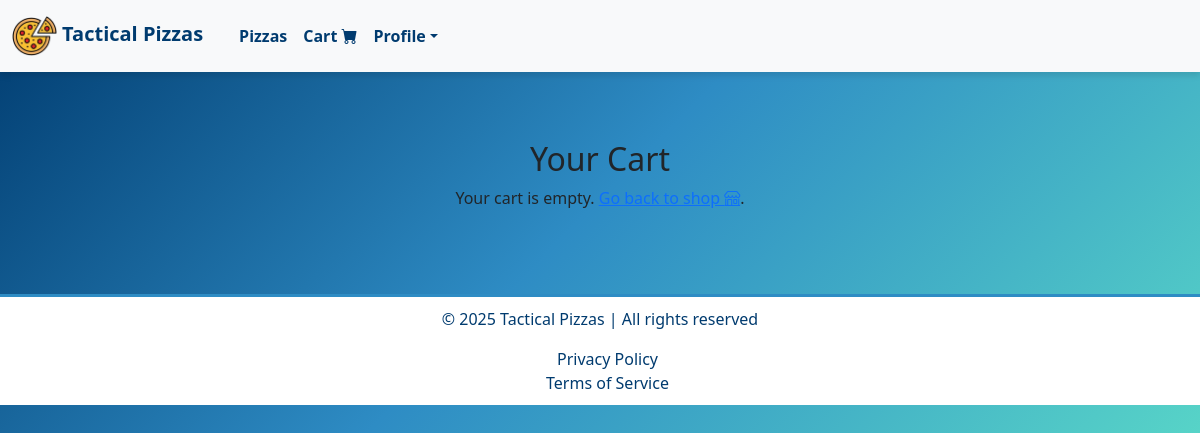
Page /products/cart/ (signed in) on the earlier database version.
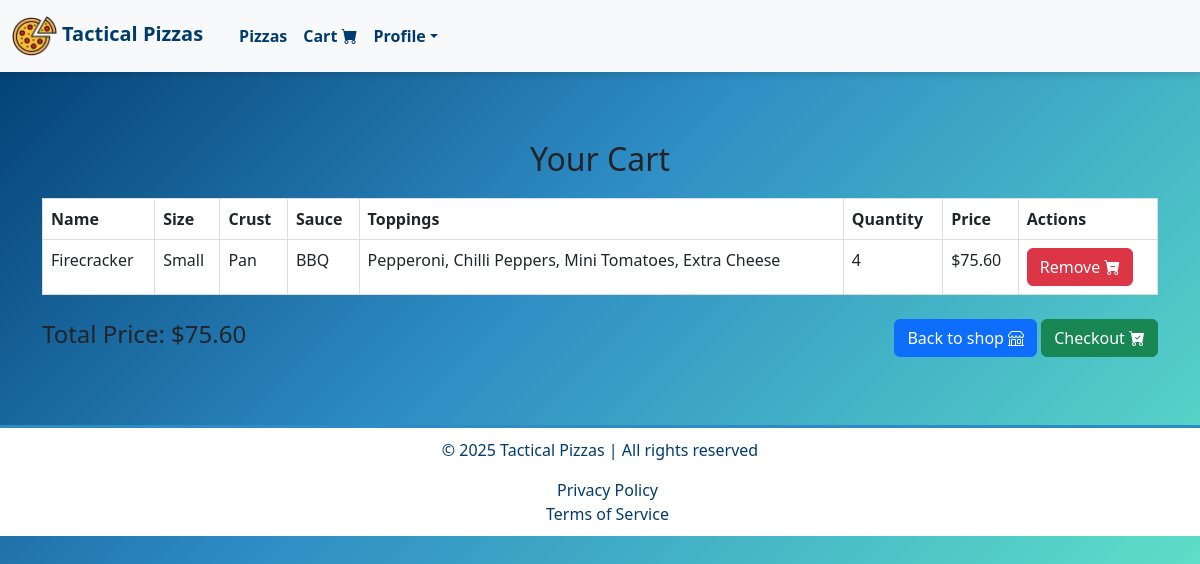
Same page on the later database version.
### products/models.py (models this page shows, shortened)
class CartItem(models.Model):
    user = models.ForeignKey(CustomUser, on_delete=models.CASCADE, related_name="cart_items")
    pizza_name = models.CharField(max_length=100)
    size = models.ForeignKey(Size, on_delete=models.CASCADE)
    crust = models.ForeignKey(Crust, on_delete=models.CASCADE)
    sauce = models.ForeignKey(Sauce, on_delete=models.CASCADE)
    toppings = models.ManyToManyField(Topping, blank=True)
    price = models.DecimalField(max_digits=6, decimal_places=2)
    quantity = models.PositiveIntegerField (default=1)

class Size(models.Model):
    name = models.CharField(max_length=20)
    multiplier = models.DecimalField(max_digits=4, decimal_places=2)  # Price multiplier based on size
    size_id = models.CharField(max_length=10, unique=True, blank=True, editable=False)

class Crust(models.Model):
    type = models.CharField(max_length=50)
    crust_id = models.CharField(max_length=10, unique=True, blank=True, editable=False)
    extra_price = models.DecimalField(max_digits=5, decimal_places=2, default=0)

class Sauce(models.Model):
    name = models.CharField(max_length=50)
    extra_price = models.DecimalField(max_digits=5, decimal_places=2, default=0)
    sauce_id = models.CharField(max_length=10, unique=True, blank=True, editable=False)

class Topping(models.Model):
    name = models.CharField(max_length=50)
    vegetarian = models.BooleanField(default=False)
    extra_price = models.DecimalField(max_digits=5, decimal_places=2, default=0)
    topping_id = models.CharField(max_length=10, unique=True, blank=True, editable=False)

### products/views.py (the view, shortened to what this page needs)
# urls.py: path('cart/', views.cart, name='cart'), # Cart Page url
@cache_control(no_cache=True, must_revalidate=True, no_store=True)
@login_required
def cart(request):
    cart_items = CartItem.objects.filter(user=request.user)
    total_price = sum(item.price for item in cart_items)
    return render(request, 'products/cart.html', {'cart_items': cart_items, 'total_price': total_price})

### register/context_processors.py (called while the page is built)
def auth_forms(request):
    return {
        'login_form': AuthenticationForm(),
        'register_form': NewUserForm(),
    }

def update_profile_form(request):
    if request.user.is_authenticated:
        return {'update_profile_form': UserProfileUpdateForm(instance=request.user)}
    return {}

### products/templates/products/cart.html (shortened to what this page needs)
{% extends "layout.html" %}
{% load static %}
{% block navbar %}
    {% include "navbar.html" %}
{% endblock %}
{% block body %}
<div class="container my-5">
    <h2>Your Cart</h2>
    {% if cart_items %}
        <table class="table">
            <thead>
                <tr>
                    <th>Name</th>
                    <th>Size</th>
                    <th>Crust</th>
                    <th>Sauce</th>
                    <th>Toppings</th>
                    <th>Quantity</th>
                    <th>Price</th>
                    <th>Actions</th>
                </tr>
            </thead>
            <tbody>
                {% for item in cart_items %}
                <tr>
                    <td>{{ item.pizza_name }}</td>
                    <td>{{ item.size.name }}</td>
                    <td>{{ item.crust.type }}</td>
                    <td>{{ item.sauce.name }}</td>
                    <td>
                        {% for topping in item.toppings.all %}
                            {{ topping.name }}{% if not forloop.last %}, {% endif %}
                        {% endfor %}
                    </td>
                    <td>{{ item.quantity }}</td>
                    <td>${{ item.price }}</td>
                    <td>
                        <form method="post">
                            <button type="submit" class="btn btn-danger">Remove <i class="bi bi-cart-dash-fill"></i></button>
                        </form>
                    </td>
                </tr>
                {% endfor %}
            </tbody>
        </table>
        <div class="d-flex justify-content-between align-items-center mt-4">
            <h4>Total Price: ${{ total_price }}</h4>
            <div>
                <a href="{% url 'index' %}" class="btn btn-primary">Back to shop <i class="bi bi-shop"></i></a>
                <a href="{% url 'checkout' %}" class="btn btn-success">Checkout <i class="bi bi-cart-check-fill"></i></a>
            </div>
        </div>
    {% else %}
        <p>Your cart is empty. <a href="{% url 'index' %}">Go back to shop <i class="bi bi-shop"></i></a>.</p>
    {% endif %}
</div>
{% endblock %}
{% block footer %}
    {% include "footer.html" %}
{% endblock %}

Differences in the rows shown:
added CartItem: pizza_name "Firecracker", size.name "Small", crust.type "Pan", sauce.name "BBQ", quantity "4", price "75.60"
now on this page (row unchanged): Topping: name "Pepperoni"
now on this page (row unchanged): Topping: name "Chilli Peppers"
now on this page (row unchanged): Topping: name "Mini Tomatoes"
now on this page (row unchanged): Topping: name "Extra Cheese"
Other differences:
{{ total_price }}: (not shown) → "75.60"
text no longer shown: "Your cart is empty. Go back to shop ."
text now shown: "Name Size Crust Sauce Toppings Quantity Price Actions Total Price: $ Back to shop Checkout"
